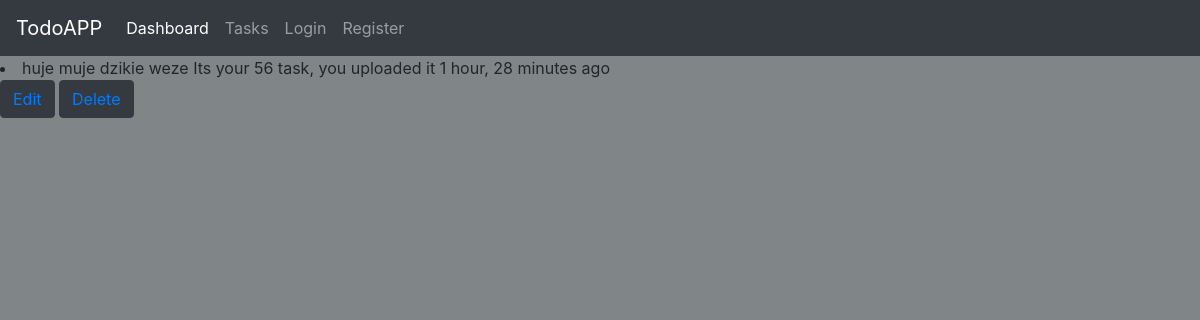
The app's page /view-task/56 with its own data.
### my_app/models.py (models this page shows, shortened)
class Task(models.Model):
    user = models.ForeignKey(
        User, on_delete=models.CASCADE, null=True, blank=True, related_name="task")
    name = models.CharField(max_length=200)
    pub_date = models.DateTimeField(auto_now_add=True)
    complete = models.BooleanField(default=False)
    class Meta():
        ordering = ['-complete']

### my_app/views.py (the view)
# urls.py: path('view-task/<str:task_id>', views.view_task, name="view-task"),
def view_task(request, task_id):
    task = Task.objects.get(pk=task_id)
    context = {'task': task}
    return render(request, 'my_app/view_task.html', context)

### my_app/templates/my_app/view_task.html
{% extends 'my_app/main.html' %}
{% block content %}
    <li>
        {{task.name}}
        Its your {{task.id}} task, you uploaded it {{task.pub_date|timesince}} ago
    </li>
    <button type="button" class="btn btn-dark">
        <a href="{% url 'edit-task' task.id %}">Edit</a>
    </button>
    <button type="button" class="btn btn-dark">
        <a href="{% url 'delete-task' task.id %}">Delete</a>
    </button>
{% endblock content %}

### my_app/templates/my_app/main.html (style rules this page uses)
body, html { margin: 0; padding: 0; height: 100%; background: #808687 !important; }

### records on screen
Task: name "huje muje dzikie weze", id "56", pub_date "1 hour, 28 minutes"
